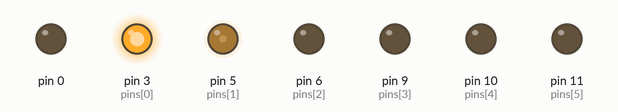
This sketch was run on a simulated Arduino Uno, built with avr-gcc and run on an emulated ATmega328P. Parts: output pins drawn as LEDs (lit = HIGH).

Above: at 0.05 s.
At 0.2 s:
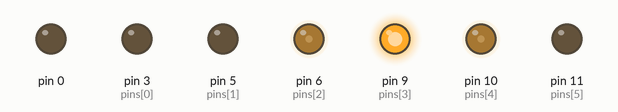
At 0.35 s:
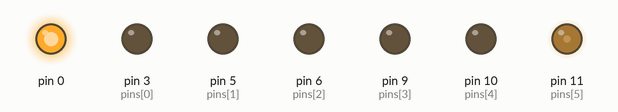
At 0.85 s:
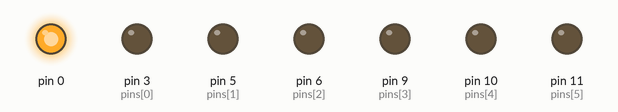
At 1.15 s:
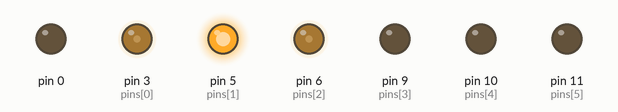
At 1.7 s:
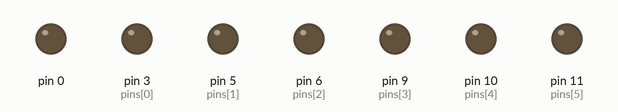
Timing chart, 0 to 3.9 s (numbered marks = the images above):
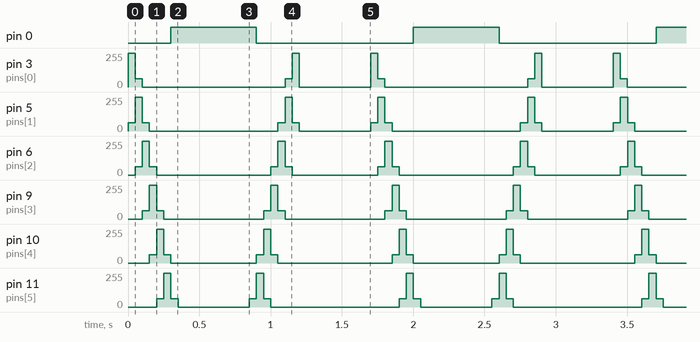

Measured:
- by itself, pin 0: alternates HIGH for 0.60 s and LOW for 1.1 s
- by itself, pin 3 (pins[0]): repeats every 1.7 s: 63/255 0.05 s, 0/255 1.0 s, 63/255 0.05 s, 255/255 0.05 s, 0/255 0.50 s, 255/255 0.05 s
- by itself, pin 9 (pins[3]): repeats every 0.85 s: 255/255 0.05 s, 63/255 0.05 s, 0/255 0.70 s, 63/255 0.05 s
- by itself, pin 5 (pins[1]): repeats every 1.7 s: 255/255 0.05 s, 63/255 0.05 s, 0/255 0.90 s, 63/255 0.05 s, 255/255 0.05 s, 63/255 0.05 s, 0/255 0.50 s, 63/255 0.05 s
- by itself, pin 6 (pins[2]): repeats every 1.7 s: 255/255 0.05 s, 63/255 0.05 s, 0/255 0.80 s, 63/255 0.05 s, 255/255 0.05 s, 63/255 0.05 s, 0/255 0.60 s, 63/255 0.05 s

The sketch:

main.ino
```cpp
int brightness = 0;
int pins[] = {3,5,6,9,10,11};

// set pins array to output mode
void setPinsToOutput() {
	for (int i=0; i < (sizeof(pins) / sizeof(pins[0])); i++){
	pinMode(pins[i], OUTPUT);
    }
}

void writeToPins(int brightness){
	for (int i=0; i < (sizeof(pins) / sizeof(pins[0])); i++){
	analogWrite(pins[i], brightness);
    }
}

void setThreeLights(int position){
  if (position == 0){
  	analogWrite(pins[position], 255);
  	analogWrite(pins[position+1], 255/4);
  }
  if (position > 0 && position < 6) {
  	analogWrite(pins[position-1], 255/4);
  	analogWrite(pins[position], 255);
  	analogWrite(pins[position+1], 255/4);
  }
  if (position == 6){
  	analogWrite(pins[position], 255);
  	analogWrite(pins[position-1], 255/4);
  }

}


void setup()
{
  setPinsToOutput();
}

void loop()
{
  for (int i=0; i<7; i++){
  	setThreeLights(i);
    delay(50);
    writeToPins(0);
  }
  writeToPins(0);
  delay(500);
  for (int i=6; i>=0; i--){
  	setThreeLights(i);
    delay(50);
    writeToPins(0);
  }
  writeToPins(0);
  delay(500);
}
```
